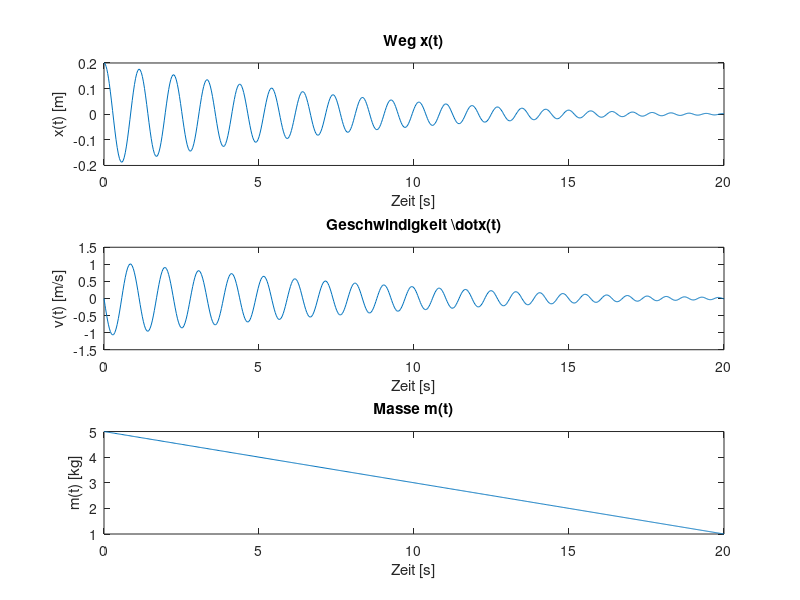

The MATLAB script that drew this image:
% Parameter
c = 150;
d = 1;

% Zeitbereich
tspan = [0 20];

% Anfangsbedingungen: x(0)=0.2, xdot(0)=0
x0 = [0.2; 0];

% Differentialgleichungssystem
f = @(t, y) [
    y(2);
    -(1 / (5 - 0.2 * t)) * (c * y(1) + d * y(2))
];

% Numerische Lösung
[t, y] = ode45(f, tspan, x0);

% Masseverlauf
m = 5 - 0.2 * t;

% Ergebnisse plotten
figure;
subplot(3,1,1);
plot(t, y(:,1));
title('Weg x(t)');
xlabel('Zeit [s]');
ylabel('x(t) [m]');

subplot(3,1,2);
plot(t, y(:,2));
title('Geschwindigkeit \dot{x}(t)');
xlabel('Zeit [s]');
ylabel('v(t) [m/s]');

subplot(3,1,3);
plot(t, m);
title('Masse m(t)');
xlabel('Zeit [s]');
ylabel('m(t) [kg]');
